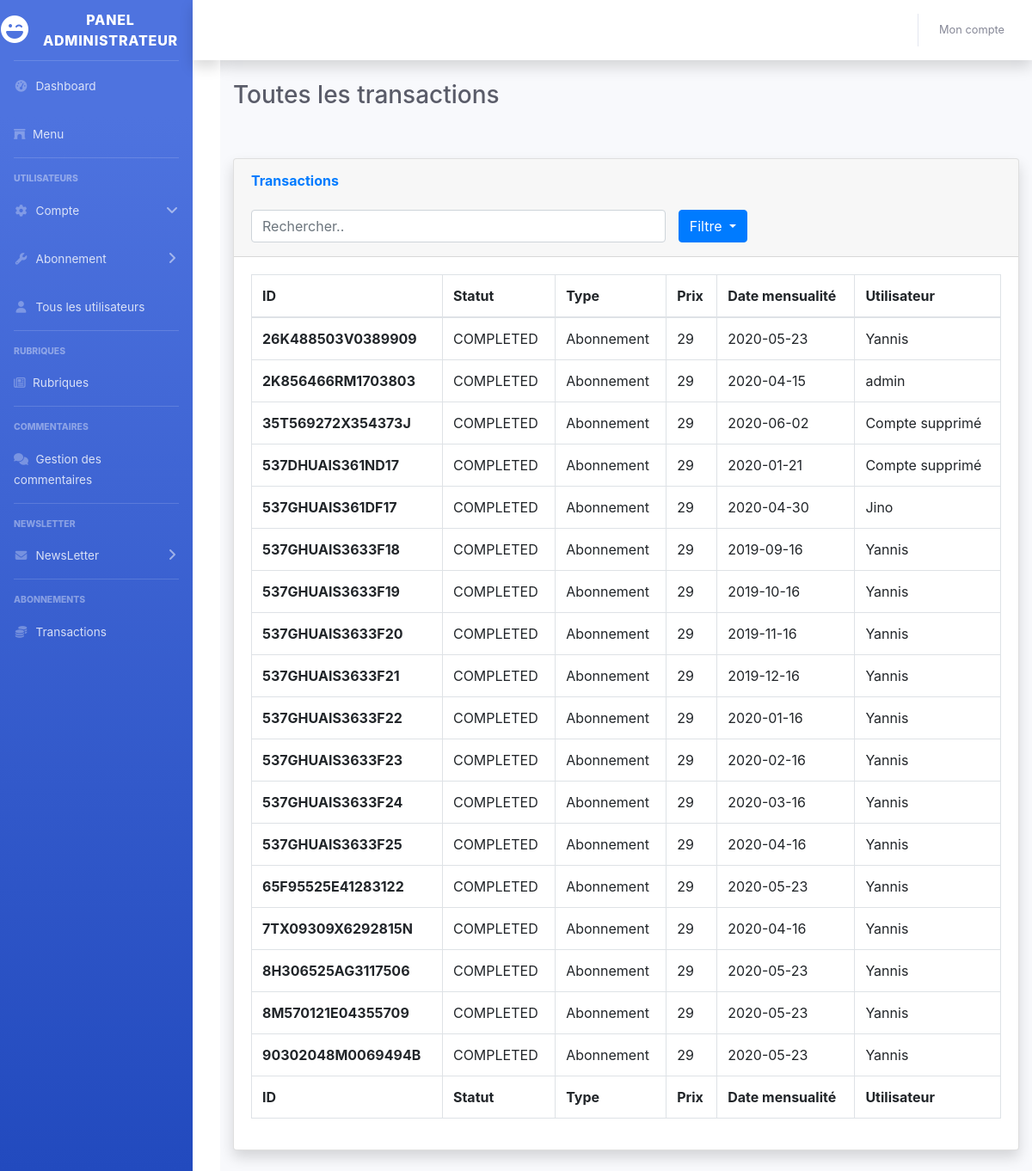
The app's page /BO/public/index.php?cas=BO_Transactions&action=ViewTransactions (signed in) with its own data.
### tables this page shows
CREATE TABLE `transaction` (
  `transactionId` varchar(50) NOT NULL,
  `paymentStatus` varchar(20) NOT NULL,
  `typeAchat` varchar(5) DEFAULT NULL,
  `idUser` int(11) DEFAULT NULL,
  `monthlyPayment` date NOT NULL
);

CREATE TABLE `utilisateurs` (
  `id` int(11) NOT NULL,
  `pseudo` varchar(20) NOT NULL,
  `email` varchar(50) NOT NULL DEFAULT '-',
  `password` text NOT NULL,
  `accountType` int(11) NOT NULL DEFAULT 2
);

### BO/Views/View.php (called while the page is built, shortened)
<?php
class View{
    public $body;
    private static $_instance = null;
    public function getContent(): string{
        $str = include 'header_html.php';
        $str .= View_BO_Menu::getInstance()->getPageContent();
        $str .= isset($this->body) ? $this->body->getPageContent() : '';
        $str .= View_BO_Footer::getInstance()->getPageContent();
        $str .= include 'footer_html.php';
        return substr($str, (strlen($str)), -1);
    }
    public static function getInstance(): View {
        self::$_instance = is_null(self::$_instance) ? new View() : self::$_instance;
        return self::$_instance;
    }
}

### BO/Views/View_BO_Menu.php (called while the page is built, shortened)
<?php
class View_BO_Menu implements Views_interface{
    private static $_instance = null;
    public function getPageContent(): string{
        return include '../public/templates/main/menu.php';
    }
    public static function getInstance(): View_BO_Menu {
        self::$_instance = is_null(self::$_instance) ? new View_BO_Menu() : self::$_instance;
        return self::$_instance;
    }
}

### BO/Controlers/Controler_BO_Transactions.php (called while the page is built, shortened)
<?php
$view->body = View_BO_Transactions::getInstance(Transactions::getInstance()->getTransactions(), Transactions::getInstance()->getPseudos());

### BO/Models/Transactions/Transactions.php (called while the page is built, shortened)
<?php
class Transactions{
    private static $_instance = null;
    public function getTransactions(): array {
        return Database_Transactions::getInstance()->getTransactions();
    }
    public function getPseudos(): array {
        return Database_Transactions::getInstance()->getPseudos();
    }
    public static function getInstance(): Transactions {
        self::$_instance = is_null(self::$_instance) ? new Transactions() : self::$_instance;
        return self::$_instance;
    }
}

### BO/Models/Database.php (called while the page is built, shortened)
<?php
class Database
{
    private PDO $pdo;
    private string $dbhost = "";
    private string $dbname = "";
    private string $username = "";
    private string $password = "";
    private static $_instance = null;
    private function __construct(){
        try {
            $this->pdo = new PDO("mysql:host={$this->dbhost};dbname={$this->dbname};", $this->username, $this->password);
        }catch (\Exception $e){
            die('Erreur : Impossible de créer l\'objet PDO');
        }
    }
    public function getPDO(){
        return $this->pdo;
    }
    public static function getInstance(): Database {
        self::$_instance = is_null(self::$_instance) ? new Database() : self::$_instance;
        return self::$_instance;
    }
}

### BO/Models/Database_Transactions.php (called while the page is built, shortened)
<?php
class Database_Transactions extends Database{
    private PDO $pdo;
    private static $_instance = null;
    private function __construct(){
        $this->pdo = parent::getInstance()->getPDO();
    }
    public function getTransactions(): array {
        $req = $this->pdo->prepare('SELECT * FROM transaction t');
        $req->execute();
        return $req->fetchAll(PDO::FETCH_ASSOC);
    }
    public function getPseudos(): array {
        $req = $this->pdo->prepare('SELECT pseudo, id FROM utilisateurs');
        $req->execute();
        return $req->fetchAll(PDO::FETCH_ASSOC);
    }
    public static function getInstance(): Database_Transactions {
        self::$_instance = is_null(self::$_instance) ? new Database_Transactions() : self::$_instance;
        return self::$_instance;
    }
}

### BO/Views/View_BO_Transactions.php (called while the page is built, shortened)
<?php
class View_BO_Transactions implements Views_interface{
    private function __construct(array $transactions, array $pseudos){
        $this->transactions = $transactions;
        $this->pseudos = $pseudos;
    }
    public function getPageContent(): string {
        return include '../public/templates/transactions/transactions.php';
    }
}

### BO/Views/View_BO_Footer.php (called while the page is built, shortened)
<?php
class View_BO_Footer implements Views_interface{
    private static $_instance = null;
    public function getPageContent(): string{
        return include '../public/templates/main/footer.php';
    }
    public static function getInstance(): View_BO_Footer {
        self::$_instance = is_null(self::$_instance) ? new View_BO_Footer() : self::$_instance;
        return self::$_instance;
    }
}

### BO/public/templates/transactions/transactions.php (the view, shortened to what this page needs)
<div class="container-fluid">
    <h1 class="h3 mb-2 text-gray-800">Toutes les transactions</h1>
    <br>
    <br>
    <div class="card shadow mb-4">
        <div class="card-header py-3">
            <h6 class="m-0 font-weight-bold text-primary">Transactions</h6>
            <br>
            <div class="form-check-inline col-sm-10">
                <form class="form-check-inline col-sm-10">
                    <input class="form-control col-smfa-rotate-180" id="search" type="text" placeholder="Rechercher..">
                    <div class="dropdown col-sm-2">
                        <button class="btn btn-primary dropdown-toggle" type="button" data-toggle="dropdown">Filtre
                            <span class="caret"></span></button>
                    </div>
                </form>
            </div>
            <br>
        </div>
        <div class="card-body">
            <div class="table-responsive">
                <table class="table table-bordered" id="table" width="100%" cellspacing="0">
                    <thead>
                    <tr>
                        <th>ID</th>
                        <th>Statut</th>
                        <th>Type</th>
                        <th>Prix</th>
                        <th>Date mensualité</th>
                        <th>Utilisateur</th>
                    </tr>
                    </thead>
                    <tfoot>
                    <tr>
                        <th>ID</th>
                        <th>Statut</th>
                        <th>Type</th>
                        <th>Prix</th>
                        <th>Date mensualité</th>
                        <th>Utilisateur</th>
                    </tr>
                    </tfoot>
                    <tbody>
                    <?php foreach ($this->transactions as $transaction) { ?>
                        <tr class="search-item">
                            <th scope="row">
                                <?= $transaction["transactionId"] ?>
                            </th>
                            <td>
                                <?= $transaction["paymentStatus"]; ?>
                            </td>
                            <td>
                                <?php
                                if ($transaction["typeAchat"] == "abo1")
                                    echo 'Abonnement';
                                else echo '?' ?>
                            </td>
                            <td>
                                <?php
                                if ($transaction["typeAchat"] == "abo1")
                                    echo '29';
                                else echo '?'; ?>
                            </td>
                            <td>
                                <?= $transaction["monthlyPayment"]; ?>
                            </td>
                            <td>
                                <?php
                                if (!is_null($transaction["idUser"])) {
                                    $i = 0;
                                    while ($transaction["idUser"] != $this->pseudos[$i]['id']) {
                                        $i++;
                                    }
                                    echo $this->pseudos[$i]['pseudo'];
                                } else echo 'Compte supprimé'; ?>
                            </td>
                        </tr>
                    <?php } ?>
                    </tbody>
                </table>
            </div>
        </div>
    </div>
</div>
</div>

### BO/public/index.php (shortened to what this page needs)
<?php
$cas = isset($_GET['cas']) && !empty($_GET['cas']) ? $_GET['cas'] : 'BO_Accueil';
if(!(@include '../Controlers/Controler_'.$cas.'.php'))  header('Location: ./index.php');
echo View::getInstance()->getContent();

### BO/Views/header_html.php (shortened to what this page needs)
<!DOCTYPE html>
<html lang="fr">
    <link href="../public/css/sb-admin-2.min.css" rel="stylesheet">
    <link rel="stylesheet" href="https://stackpath.bootstrapcdn.com/bootstrap/4.4.1/css/bootstrap.min.css">
    <body id="page-top">
    <div id="wrapper">

### BO/public/templates/main/menu.php (shortened to what this page needs)
<ul class="navbar-nav bg-gradient-primary sidebar sidebar-dark accordion" id="accordionSidebar">
    <a class="sidebar-brand d-flex align-items-center justify-content-center" href="index.php">
        <div class="sidebar-brand-icon rotate-n-15">
            <i class="fas fa-laugh-wink"></i>
        </div>
        <div class="sidebar-brand-text mx-3">Panel administrateur</div>
    </a>
    <hr class="sidebar-divider my-0">
    <li class="nav-item">
        <a class="nav-link" href="index.php">
            <i class="fas fa-fw fa-tachometer-alt"></i>
            <span>Dashboard</span></a>
    </li>
    <li class="nav-item">
        <a class="nav-link" href="../../FO/public/index.php">
            <i class="fas fa-archway"></i>
            <span>Menu</span></a>
    </li>
    <hr class="sidebar-divider">
    <div class="sidebar-heading">
        Utilisateurs
    </div>
    <li class="nav-item">
        <a class="nav-link" href="#" data-toggle="collapse" data-target="#collapseCompte" aria-expanded="true" aria-controls="collapseCompte">
            <i class="fas fa-fw fa-cog"></i>
            <span>Compte</span>
        </a>
    </li>
    <li class="nav-item">
        <a class="nav-link collapsed" href="#" data-toggle="collapse" data-target="#collapseAbonnements" aria-expanded="true" aria-controls="collapseAbonnements">
            <i class="fas fa-fw fa-wrench"></i>
            <span>Abonnement</span>
        </a>
    </li>
    <li class="nav-item">
        <a class="nav-link" href="index.php?cas=BO_Users&action=ViewAll">
            <i class="fas fa-fw far fa-user"></i>
            <span>Tous les utilisateurs</span></a>
    </li>
    <hr class="sidebar-divider d-none d-md-block">
    <div class="sidebar-heading">
        Rubriques
    </div>
    <li class="nav-item">
        <a class="nav-link" href="index.php?cas=BO_Headings&action=ViewHeading">
            <i class="far fa-newspaper"></i>
            <span>Rubriques</span></a>
    </li>
    <hr class="sidebar-divider">
    <div class="sidebar-heading">
        Commentaires
    </div>
    <li class="nav-item">
        <a class="nav-link" href="index.php?cas=BO_Comments&action=ViewComments">
            <i class="fas fa-fw far fa-comments"></i>
            <span>Gestion des commentaires</span></a>
    </li>
    <hr class="sidebar-divider d-none d-md-block">
    <div class="sidebar-heading">
        Newsletter
    </div>
    <li class="nav-item">
        <a class="nav-link collapsed" href="#" data-toggle="collapse" data-target="#collapseNewsLetter" aria-expanded="true" aria-controls="collapseNewsLetter">
            <i class="fas fa-fw far fa-envelope"></i>
            <span>NewsLetter</span>
        </a>
    </li>
    <hr class="sidebar-divider d-none d-md-block">
    <div class="sidebar-heading">
        Abonnements
    </div>
    <li class="nav-item">
        <a class="nav-link" href="index.php?cas=BO_Transactions&action=ViewTransactions">
            <i class="fas fa-fw fas fa-coins"></i>
            <span>Transactions</span></a>
    </li>
</ul>
<nav class="navbar navbar-expand navbar-light bg-white topbar mb-4 static-top shadow">
</nav>
<div id="content-wrapper" class="d-flex flex-column">
    <div id="content">
        <nav class="navbar navbar-expand navbar-light bg-white topbar mb-4 static-top shadow">
            <ul class="navbar-nav ml-auto">
                <li class="nav-item dropdown no-arrow">
                    <a class="nav-link dropdown-toggle" href="#" id="userDropdown" role="button" data-toggle="dropdown" aria-haspopup="true" aria-expanded="false">
                        <span class="mr-2 d-none d-lg-inline text-gray-600 small">Mon compte</span>
                    </a>
                </li>
            </ul>
        </nav>

### BO/Views/footer_html.php
</div>
</body>
</html>

### records on screen
transaction: transactionId "26K488503V0389909", paymentStatus "COMPLETED", typeAchat "Abonnement", monthlyPayment "2020-05-23", idUser.pseudo "Yannis"
transaction: transactionId "2K856466RM1703803", paymentStatus "COMPLETED", typeAchat "Abonnement", monthlyPayment "2020-04-15", idUser.pseudo "admin"
transaction: transactionId "35T569272X354373J", paymentStatus "COMPLETED", typeAchat "Abonnement", monthlyPayment "2020-06-02", shows "Compte supprimé"
transaction: transactionId "537DHUAIS361ND17", paymentStatus "COMPLETED", typeAchat "Abonnement", monthlyPayment "2020-01-21", shows "Compte supprimé"
transaction: transactionId "537GHUAIS361DF17", paymentStatus "COMPLETED", typeAchat "Abonnement", monthlyPayment "2020-04-30", idUser.pseudo "Jino"
transaction: transactionId "537GHUAIS3633F18", paymentStatus "COMPLETED", typeAchat "Abonnement", monthlyPayment "2019-09-16", idUser.pseudo "Yannis"
transaction: transactionId "537GHUAIS3633F19", paymentStatus "COMPLETED", typeAchat "Abonnement", monthlyPayment "2019-10-16", idUser.pseudo "Yannis"
transaction: transactionId "537GHUAIS3633F20", paymentStatus "COMPLETED", typeAchat "Abonnement", monthlyPayment "2019-11-16", idUser.pseudo "Yannis"
transaction: transactionId "537GHUAIS3633F21", paymentStatus "COMPLETED", typeAchat "Abonnement", monthlyPayment "2019-12-16", idUser.pseudo "Yannis"
transaction: transactionId "537GHUAIS3633F22", paymentStatus "COMPLETED", typeAchat "Abonnement", monthlyPayment "2020-01-16", idUser.pseudo "Yannis"
transaction: transactionId "537GHUAIS3633F23", paymentStatus "COMPLETED", typeAchat "Abonnement", monthlyPayment "2020-02-16", idUser.pseudo "Yannis"
transaction: transactionId "537GHUAIS3633F24", paymentStatus "COMPLETED", typeAchat "Abonnement", monthlyPayment "2020-03-16", idUser.pseudo "Yannis"
transaction: transactionId "537GHUAIS3633F25", paymentStatus "COMPLETED", typeAchat "Abonnement", monthlyPayment "2020-04-16", idUser.pseudo "Yannis"
transaction: transactionId "65F95525E41283122", paymentStatus "COMPLETED", typeAchat "Abonnement", monthlyPayment "2020-05-23", idUser.pseudo "Yannis"
transaction: transactionId "7TX09309X6292815N", paymentStatus "COMPLETED", typeAchat "Abonnement", monthlyPayment "2020-04-16", idUser.pseudo "Yannis"
transaction: transactionId "8H306525AG3117506", paymentStatus "COMPLETED", typeAchat "Abonnement", monthlyPayment "2020-05-23", idUser.pseudo "Yannis"
transaction: transactionId "8M570121E04355709", paymentStatus "COMPLETED", typeAchat "Abonnement", monthlyPayment "2020-05-23", idUser.pseudo "Yannis"
transaction: transactionId "90302048M0069494B", paymentStatus "COMPLETED", typeAchat "Abonnement", monthlyPayment "2020-05-23", idUser.pseudo "Yannis"
